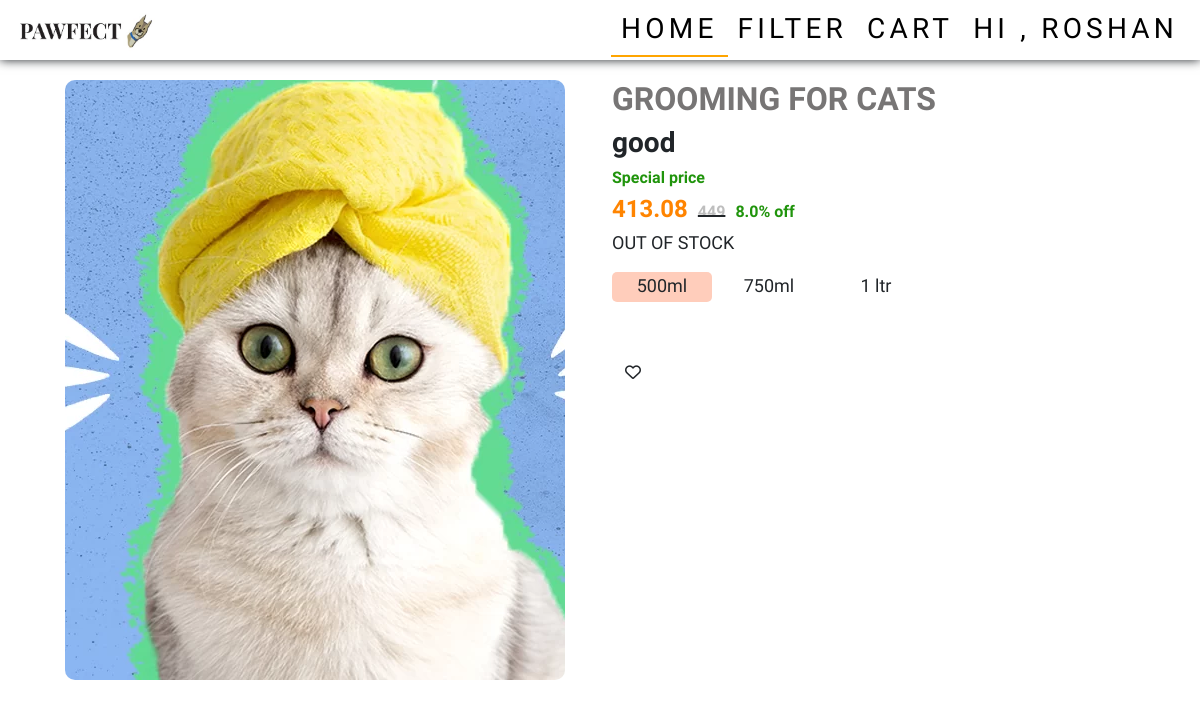
Page /product/3 (signed in) on the committed database.
### app/models.py (models this page shows)
class Product(models.Model):
    category=models.ForeignKey(Category, on_delete=models.CASCADE)
    name=models.TextField()
    img=models.FileField()
    dis=models.TextField()

class Details(models.Model):
    product=models.ForeignKey(Product, on_delete=models.CASCADE)
    dis=models.TextField()
    price=models.IntegerField()
    ofr_per=models.FloatField()
    ofr_price=models.FloatField()
    stock=models.IntegerField()

### app/views.py (the view)
# urls.py: path('product/<pid>',views.product),
def product(req,pid):
    if 'user' in req.session:
        data=Product.objects.get(pk=pid)
        data1=Details.objects.filter(product=pid)
        pet=Pet.objects.all()
        cat=Category.objects.all()
        data2=Details.objects.get(product=pid,pk=data1[0].pk)
        if req.GET.get('dis'):
            dis=req.GET.get('dis')
            data2=Details.objects.get(product=pid,pk=dis)
        return render(req,'user/product.html',{'data':data,'data1':data1,'data2':data2,'pet':pet,'cat':cat})
    else:
        return redirect(shop_login)

### templates/user/product.html (shortened to what this page needs)
<!DOCTYPE html>
<html lang="en">
<head>
    {% load static %}
    <link href="https://cdn.jsdelivr.net/npm/bootstrap@5.3.3/dist/css/bootstrap.min.css" rel="stylesheet">
    <link rel="stylesheet" href="https://cdnjs.cloudflare.com/ajax/libs/font-awesome/6.7.2/css/all.min.css" />
    <link rel="stylesheet" href="{% static 'css/style.css' %}">
    <link rel="stylesheet" href="{% static 'css/userHome.css' %}">
    <link rel="stylesheet" href="{% static 'css/product.css' %}">
</head>
<body>
    <nav class="navbar navbar-expand-sm  fixed-top">
        <div class="container-fluid">
          <a class="navbar-brand" href="../user_home"><img src="{% static 'images/pawfectlogo.jpg'%}" alt="" width="150px"></a>
          <div class="collapse navbar-collapse justify-content-end" id="collapsibleNavbar">
            <ul class="navbar-nav">
              <li class="nav-item">
                <a class="nav-link active" href="../user_home">HOME</a>
              </li>
              <li class="nav-item dropdown petDrop">
                <a class="nav-link " href="#" role="button" data-bs-toggle="dropdown">FILTER</a>
              </li>
              <li class="nav-item">
                <a class="nav-link" href="../viewCart">CART</a>
              </li>
              <li class="nav-item dropdown userDrop">
                <a class="nav-link " href="#" role="button" data-bs-toggle="dropdown">hi , {{user.first_name}}</a>
              </li>
            </ul>
          </div>
        </div>
      </nav>
    <div class="container">
      <div class="row">
        <div class="col-lg-6">
            <img class="petPhoto" src="{{data.img.url}}" alt="" >
        </div>
        <div class="col-lg-6">
            <h2>{{data.name}}</h2>
            <h3>{{data.dis}}</h3>
            <h4 class="offerPer">Special price</h4>
            <h4><span class="offerPrice">{{data2.ofr_price}}</span><del><span class="price">{{data2.price}}</span></del><span class="offerPer">{{data2.ofr_per}}% off</span></h4>
            {% if data2.stock > 0 %}
            <h4 class=" stock"> ONLY {{data2.stock}} LEFT</h4>
            {% else %}
            <h4 class="stock">OUT OF STOCK </h4>
            {% endif %}
            {% for j in data1 %}
            <label class="" for="">
              <div class="label">{{j.dis}}</div>
            </label>
            {% endfor %} <br>
            <a class="btn fav" href="../addFav/{{data.pk}}"><i class="fa-regular fa-heart"></i></a>
        </div>
    </div>
    </div>
</body>
</html>

### static/css/style.css (style rules this page uses)
body { margin-top: 60px; font-family: 'Cute Font'; font-size: 28px; }
.navbar { background-color: rgb(255, 255, 255); box-shadow: 0 0 10px ; height: 60px; }
.nav-link { color: rgb(0, 0, 0); padding: 5px 10px !important; text-transform: uppercase; letter-spacing: 0.15em; display: inline-block; position: relative; }
.active { color: black; border-bottom: 2px solid orange; }
.container { padding-top: 20px; }
.price { font-size: 16px; font-weight: 700; color: rgba(128, 128, 128, 0.511); padding-right: 10px; }
.offerPrice { font-weight: 700; color: rgb(255, 132, 0); padding-right: 10px; }
.offerPer,.discount { font-size: 16px; font-weight: 700; color: rgb(32, 148, 12); }
.stock { font-size: 18px; }

### static/css/userHome.css (style rules this page uses)
.container { margin-top: 20px; }
.petPhoto { border-radius: 10px; display: block; margin-left: auto; margin-right: auto; width: 200px; height: 200px; object-fit: cover; }
.petDrop { position: static !important; }

### static/css/product.css (style rules this page uses)
.container img { width: 500px; height: 600px; object-fit: cover; }
.label { font-size: 18px; width: 100px; height: 30px; font-weight: 700px; border-radius: 5px; text-align: center; }
input[type="radio"]:checked + .label { background-color: rgb(255, 205, 187); border-color: rgb(26, 27, 26); }
.btn { margin-top: 50px; }
h2,h3 { font-weight: 700; }
h2 { color: #777575; }

### rows in the picture
Product: img (picture), name "GROOMING FOR CATS", dis "good"
Details: ofr_price "413.08", price "449", ofr_per "8.0", dis "500ml"
Details: dis "750ml"
Details: dis "1 ltr"

### other values in the picture
{{ user.first_name }} "ROSHAN"
